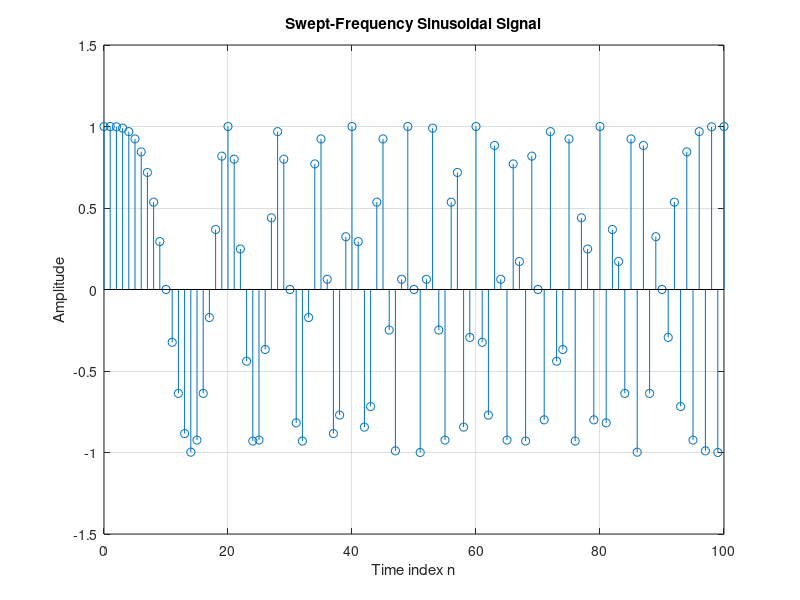

This chart was generated by the following MATLAB code:
% Program P1_7
% Generation of a swept frequency sinusoidal sequence
n = 0:100;
a = pi/2/100;
b = 0;
arg = a*n.*n + b*n;
x = cos(arg);
clf;				
stem(n, x);
axis([0,100,-1.5,1.5]);
title('Swept-Frequency Sinusoidal Signal');
xlabel('Time index n');
ylabel('Amplitude');
grid; axis;
